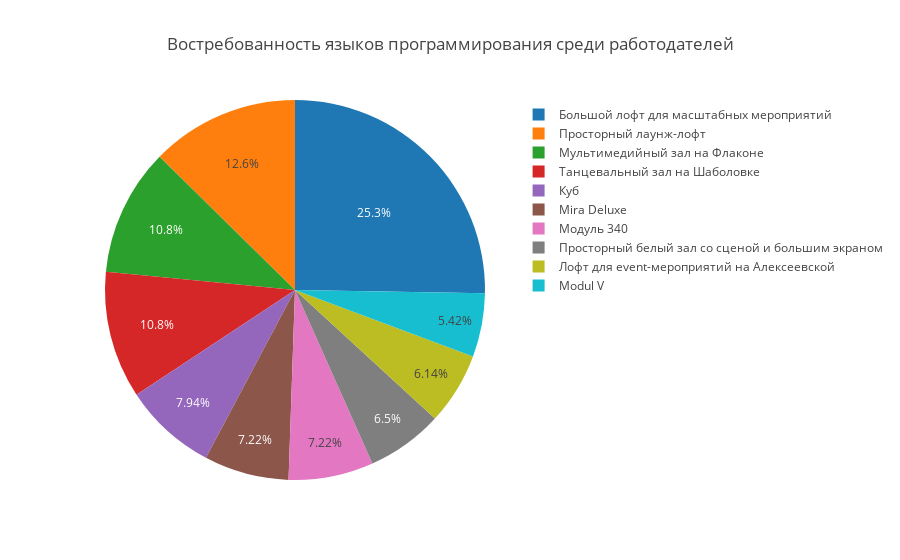

Notebook source saved alongside this figure:
### Markdown cell above
### Количество мест для сидения в лофте

### Code cell
df_foot = dfc[['Name', 'Footprint']]
df_foot = df_foot[df_foot.Footprint != 0]
df_foot = df_foot.sort_values(by='Footprint', ascending=False)


data = go.Pie(labels=df_foot['Name'].values[:MAX], values=df_foot['Footprint'].values[:MAX])
layout = {'title': 'Востребованность языков программирования среди работодателей'}
fig = go.Figure(data=[data], layout=layout)
iplot(fig)

### Figure 1 — Plotly figure (JSON) as saved in the notebook; plotly's stock layout.template omitted (floating-point values rounded to 4 significant figures)
{"data": [{"labels": ["Большой лофт для масштабных мероприятий", "Просторный лаунж-лофт", "Мультимедийный зал на Флаконе", "Танцевальный зал на Шаболовке", "Куб", "Mira Deluxe", "Модуль 340", "Просторный белый зал со сценой и большим экраном", "Лофт для event-мероприятий на Алексеевской", "Modul V"], "type": "pie", "values": [700, 350, 300, 300, 220, 200, 200, 180, 170, 150]}], "layout": {"title": "Востребованность языков программирования среди работодателей"}}
